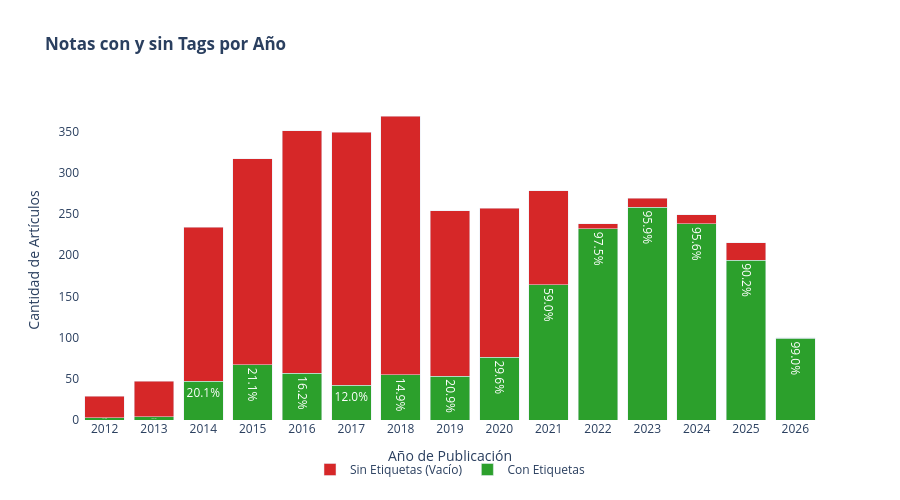

Notebook code for this chart:
### Code cell
# 1. Traemos el año de publicación directo del archivo original
df_fechas = pd.read_csv(RAW_DATA, usecols=["ID", "post_year"])
df_evolucion = df.merge(df_fechas, on="ID", how="left")

# 2. Agrupamos por año: Total de notas vs Notas con tag
evolucion = (
    df_evolucion.groupby("post_year")
    .agg(
        total_notas=("doc_id", "count"),
        notas_con_tag=("tiene_tag", "sum")
    )
    .reset_index()
)
evolucion["notas_sin_tag"] = evolucion["total_notas"] - evolucion["notas_con_tag"]
evolucion["pct_con_tag"] = (evolucion["notas_con_tag"] / evolucion["total_notas"] * 100).round(1)

# Filtramos posibles años nulos o erróneos (ej. 1970)
evolucion = evolucion[evolucion["post_year"] > 2010]

# 3. Gráfico de barras apiladas
fig_evo = go.Figure()

# Barra inferior: Notas que SÍ tienen tag
fig_evo.add_trace(go.Bar(
    x=evolucion["post_year"],
    y=evolucion["notas_con_tag"],
    name="Con Etiquetas",
    marker_color='#2ca02c',
    text=evolucion["pct_con_tag"].astype(str) + "%",
    textposition='inside'
))

# Barra superior: Notas SIN tag
fig_evo.add_trace(go.Bar(
    x=evolucion["post_year"],
    y=evolucion["notas_sin_tag"],
    name="Sin Etiquetas (Vacío)",
    marker_color='#d62728'
))

fig_evo.update_layout(
    barmode='stack',
    title="<b>Notas con y sin Tags por Año</b>",
    xaxis_title="Año de Publicación",
    yaxis_title="Cantidad de Artículos",
    height=500,
    width=900,
    plot_bgcolor='rgba(0,0,0,0)',
    legend=dict(orientation="h", yanchor="bottom", y=-0.2, xanchor="center", x=0.5)
)
fig_evo.update_xaxes(type='category') # Para que los años se vean discretos
fig_evo.write_html(OUTPUT_DIR / "03_evolucion_etiquetado.html")
fig_evo.show()

### Figure 1 — Plotly figure (JSON) as saved in the notebook; plotly's stock layout.template omitted (floating-point values rounded to 4 significant figures)
{"data": [{"marker": {"color": "#2ca02c"}, "name": "Con Etiquetas", "text": ["10.3%", "8.5%", "20.1%", "21.1%", "16.2%", "12.0%", "14.9%", "20.9%", "29.6%", "59.0%", "97.5%", "95.9%", "95.6%", "90.2%", "99.0%"], "textposition": "inside", "type": "bar", "x": [2012, 2013, 2014, 2015, 2016, 2017, 2018, 2019, 2020, 2021, 2022, 2023, 2024, 2025, 2026], "y": [3, 4, 47, 67, 57, 42, 55, 53, 76, 164, 232, 258, 238, 194, 99]}, {"marker": {"color": "#d62728"}, "name": "Sin Etiquetas (Vacío)", "type": "bar", "x": [2012, 2013, 2014, 2015, 2016, 2017, 2018, 2019, 2020, 2021, 2022, 2023, 2024, 2025, 2026], "y": [26, 43, 187, 250, 294, 307, 314, 201, 181, 114, 6, 11, 11, 21, 1]}], "layout": {"barmode": "stack", "height": 500, "legend": {"orientation": "h", "x": 0.5, "xanchor": "center", "y": -0.2, "yanchor": "bottom"}, "plot_bgcolor": "rgba(0,0,0,0)", "title": {"text": "<b>Notas con y sin Tags por Año</b>"}, "width": 900, "xaxis": {"title": {"text": "Año de Publicación"}, "type": "category"}, "yaxis": {"title": {"text": "Cantidad de Artículos"}}}}
